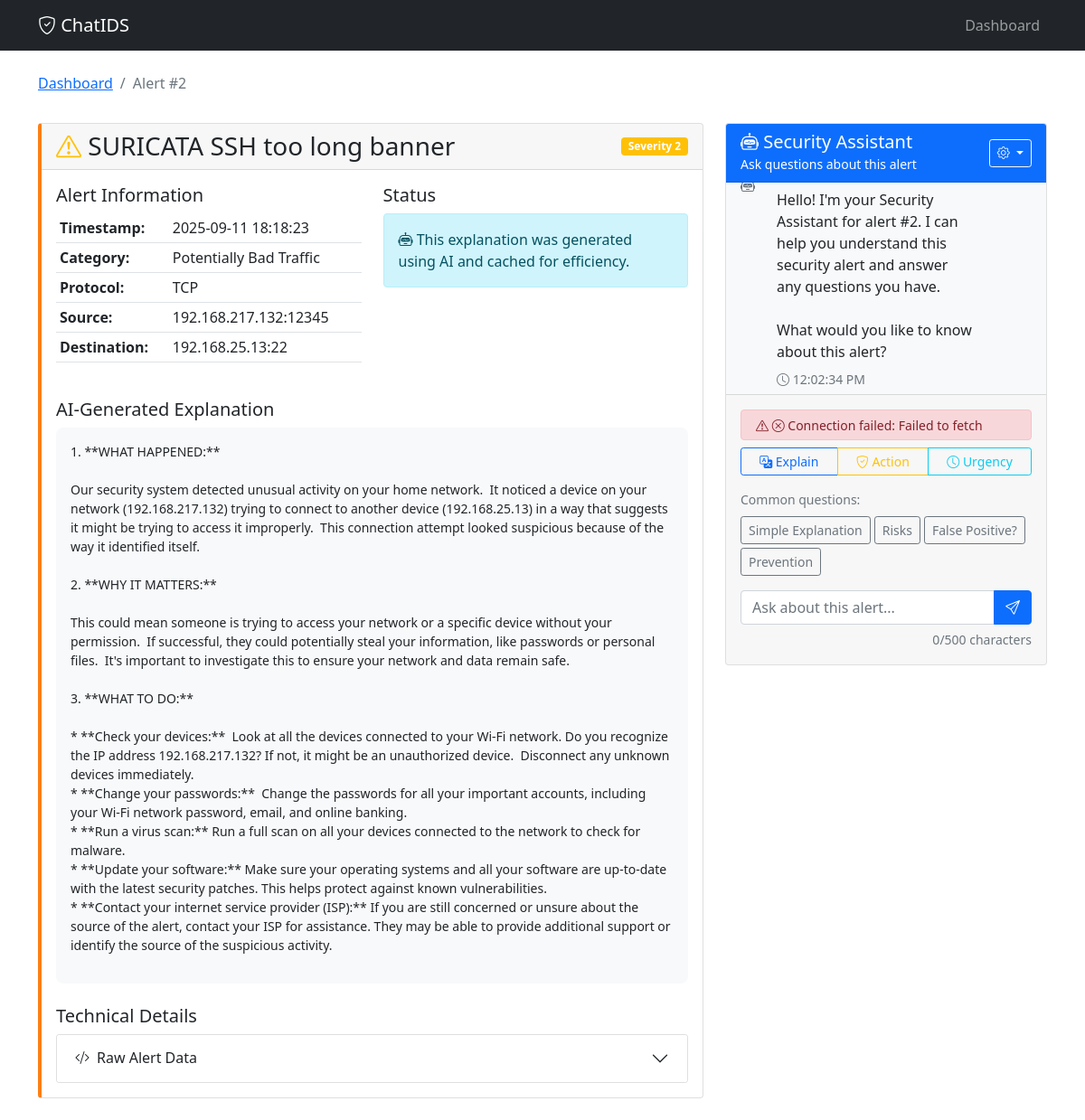
Screenshot of /alert/2 with the database file from the repository.
### tables this page shows
CREATE TABLE alerts (
                    id INTEGER PRIMARY KEY AUTOINCREMENT,
                    timestamp DATETIME DEFAULT CURRENT_TIMESTAMP,
                    alert_signature TEXT,
                    alert_category TEXT,
                    severity INTEGER,
                    src_ip TEXT,
                    dest_ip TEXT,
                    src_port INTEGER,
                    dest_port INTEGER,
                    protocol TEXT,
                    raw_alert TEXT,
                    explanation TEXT,
                    explanation_cached BOOLEAN DEFAULT 0
                );

### webapp.py (the view)
@app.route('/alert/<int:alert_id>')
def alert_detail(alert_id):
    if not alert_manager:
        return "Database not initialized", 500
    alert = alert_manager.get_alert_details(alert_id)
    if not alert:
        return "Alert not found", 404
    return render_template('alert_detail.html', alert=alert)

### webapp.py (called while the page is built)
def tojsonpretty(value):
    return json.dumps(value, indent=2, default=str)

    def get_alert_details(self, alert_id: int):
        with sqlite3.connect(self.db_path) as conn:
            conn.row_factory = sqlite3.Row
            cursor = conn.execute("SELECT * FROM alerts WHERE id = ?", (alert_id,))
            alert = cursor.fetchone()
            if alert:
                alert_dict = dict(alert)
                if alert_dict['raw_alert']:
                    try:
                        alert_dict['raw_alert_parsed'] = json.loads(alert_dict['raw_alert'])
                    except json.JSONDecodeError:
                        alert_dict['raw_alert_parsed'] = None
                return alert_dict
            return None

### templates/alert_detail.html (shortened to what this page needs)
{% extends "base.html" %}
{% block content %}
<div class="row mb-3">
    <div class="col">
        <nav aria-label="breadcrumb">
            <ol class="breadcrumb">
                <li class="breadcrumb-item"><a href="{{ url_for('dashboard') }}">Dashboard</a></li>
                <li class="breadcrumb-item active">Alert #{{ alert.id }}</li>
            </ol>
        </nav>
    </div>
</div>
<div class="row">
    <div class="col-md-8">
        <div class="card severity-{{ alert.severity }} mb-4">
            <div class="card-header">
                <div class="d-flex justify-content-between align-items-center">
                    <h3 class="mb-0">
                        <i class="bi bi-exclamation-triangle text-warning"></i>
                        {{ alert.alert_signature }}
                    </h3>
                    <span class="badge bg-{% if alert.severity == 1 %}danger{% elif alert.severity == 2 %}warning{% else %}secondary{% endif %}">
                        Severity {{ alert.severity }}
                    </span>
                </div>
            </div>
            <div class="card-body">
                <div class="row mb-4">
                    <div class="col-md-6">
                        <h5>Alert Information</h5>
                        <table class="table table-sm">
                            <tr><td><strong>Timestamp:</strong></td><td>{{ alert.timestamp }}</td></tr>
                            <tr><td><strong>Category:</strong></td><td>{{ alert.alert_category }}</td></tr>
                            <tr><td><strong>Protocol:</strong></td><td>{{ alert.protocol }}</td></tr>
                            <tr><td><strong>Source:</strong></td><td>{{ alert.src_ip }}:{{ alert.src_port }}</td></tr>
                            <tr><td><strong>Destination:</strong></td><td>{{ alert.dest_ip }}:{{ alert.dest_port }}</td></tr>
                        </table>
                    </div>
                    <div class="col-md-6">
                        <h5>Status</h5>
                        <div class="alert alert-info">
                            <i class="bi bi-robot"></i>
                            {% if alert.explanation_cached %}
                            This explanation was generated using AI and cached for efficiency.
                            {% else %}
                            This alert has not been processed through AI explanation yet.
                            {% endif %}
                        </div>
                    </div>
                </div>
                {% if alert.explanation %}
                <div class="row mb-4">
                    <div class="col">
                        <h5>AI-Generated Explanation</h5>
                        <div class="explanation-box">
                            <pre style="white-space: pre-wrap; font-family: inherit;">{{ alert.explanation }}</pre>
                        </div>
                    </div>
                </div>
                {% endif %}
                {% if alert.raw_alert_parsed %}
                <div class="row">
                    <div class="col">
                        <h5>Technical Details</h5>
                        <div class="accordion" id="technicalDetails">
                            <div class="accordion-item">
                                <h2 class="accordion-header" id="rawDataHeader">
                                    <button class="accordion-button collapsed" type="button" data-bs-toggle="collapse" data-bs-target="#rawDataCollapse">
                                        <i class="bi bi-code-slash me-2"></i> Raw Alert Data
                                    </button>
                                </h2>
                            </div>
                        </div>
                    </div>
                </div>
                {% endif %}
            </div>
        </div>
    </div>
    <div class="col-md-4">
        <div class="card chat-card" style="height: 600px; display: flex; flex-direction: column;">
            <div class="card-header bg-primary text-white d-flex justify-content-between align-items-center">
                <div>
                    <h5 class="mb-0">
                        <i class="bi bi-robot"></i> Security Assistant
                    </h5>
                    <small>Ask questions about this alert</small>
                </div>
                <div class="dropdown">
                    <button class="btn btn-sm btn-outline-light dropdown-toggle" type="button" data-bs-toggle="dropdown">
                        <i class="bi bi-gear"></i>
                    </button>
                </div>
            </div>
            <div class="card-body p-0" style="flex: 1; overflow: hidden;">
                <div id="chatMessages" class="p-3" style="height: 100%; overflow-y: auto; background-color: #f8f9fa;">
                </div>
            </div>
            <div class="card-footer p-3">
                <div id="connectionStatus" class="alert alert-warning d-none mb-2 py-1">
                    <small><i class="bi bi-exclamation-triangle"></i> <span id="statusMessage">Checking connection...</span></small>
                </div>
                <div class="mb-3">
                    <div class="btn-group w-100" role="group">
                        <button type="button" class="btn btn-outline-primary btn-sm" onclick="quickQuestion('What does this alert mean?')">
                            <i class="bi bi-translate"></i> Explain
                        </button>
                        <button type="button" class="btn btn-outline-warning btn-sm" onclick="quickQuestion('What should I do about this?')">
                            <i class="bi bi-shield-check"></i> Action
                        </button>
                        <button type="button" class="btn btn-outline-info btn-sm" onclick="quickQuestion('Is this urgent?')">
                            <i class="bi bi-clock"></i> Urgency
                        </button>
                    </div>
                </div>
                <div class="mb-3">
                    <small class="text-muted d-block mb-2">Common questions:</small>
                    <div id="suggestedQuestions" class="d-flex flex-wrap gap-1">
                        <button type="button" class="btn btn-outline-secondary btn-sm" onclick="quickQuestion('Explain this like I\'m 10 years old')">
                            Simple Explanation
                        </button>
                        <button type="button" class="btn btn-outline-secondary btn-sm" onclick="quickQuestion('What are the risks?')">
                            Risks
                        </button>
                        <button type="button" class="btn btn-outline-secondary btn-sm" onclick="quickQuestion('Could this be a false positive?')">
                            False Positive?
                        </button>
                        <button type="button" class="btn btn-outline-secondary btn-sm" onclick="quickQuestion('How to prevent this?')">
                            Prevention
                        </button>
                    </div>
                </div>
                <div class="input-group">
                    <input type="text" id="chatInput" class="form-control" placeholder="Ask about this alert..."
                           onkeypress="handleChatKeypress(event)" autocomplete="off">
                    <button class="btn btn-primary" onclick="sendChatMessage()" id="sendButton">
                        <i class="bi bi-send"></i>
                    </button>
                </div>
                <div class="mt-1 text-end">
                    <small class="text-muted">
                        <span id="charCount">0</span>/500 characters
                    </small>
                </div>
            </div>
        </div>
    </div>
</div>
{% endblock %}

### templates/base.html (shortened to what this page needs)
<!DOCTYPE html>
<html lang="en">
<head>
    <link href="https://cdn.jsdelivr.net/npm/bootstrap@5.1.3/dist/css/bootstrap.min.css" rel="stylesheet">
    <link rel="stylesheet" href="https://cdn.jsdelivr.net/npm/bootstrap-icons@1.7.2/font/bootstrap-icons.css">
</head>
<body>
    <nav class="navbar navbar-expand-lg navbar-dark bg-dark">
        <div class="container">
            <a class="navbar-brand" href="{{ url_for('dashboard') }}">
                <i class="bi bi-shield-check"></i> ChatIDS
            </a>
            <div class="navbar-nav">
                <a class="nav-link" href="{{ url_for('dashboard') }}">Dashboard</a>
            </div>
        </div>
    </nav>
    <div class="container mt-4">
        {% block content %}{% endblock %}
    </div>
</body>
</html>

### templates/base.html (style rules this page uses)
.severity-2 { border-left: 4px solid #fd7e14; }
.explanation-box { background-color: #f8f9fa; border-radius: 8px; padding: 1rem; }

### rows the page displays
alerts: id "2", alert_signature "SURICATA SSH too long banner", severity "2", timestamp "2025-09-11 18:18:23", alert_category "Potentially Bad Traffic", protocol "TCP", src_ip "192.168.217.132", src_port "12345", dest_ip "192.168.25.13", dest_port "22", explanation "1. **WHAT HAPPENED:** Our security system detected unusual activity on your home network. It noticed a device on your network (192.168.217.132) trying to connect to another device (192.168.25.13) in a way that suggests it might be trying to access it improperly. This connection attempt looked suspicious because of the way it identified itself. 2. **WHY IT MATTERS:** This could mean someone is trying to access your network or a specific device without your permission. If successful, they could potentially steal your information, like passwords or personal files. It's important to investigate this to ensure your network and data remain safe. 3. **WHAT TO DO:** * **Check your devices:** Look…"
